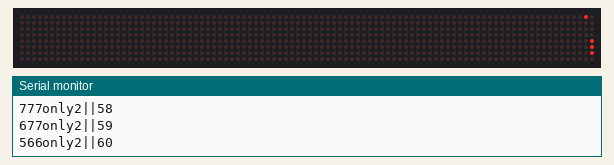
This sketch was run on a simulated Arduino Uno, built with avr-gcc and run on an emulated ATmega328P. On the bench: 96×8 LED matrix, the last lines printed to the serial monitor. Random numbers use the default seed unless the sketch sets one.

Above: at 6.27 s.
At 10.47 s:
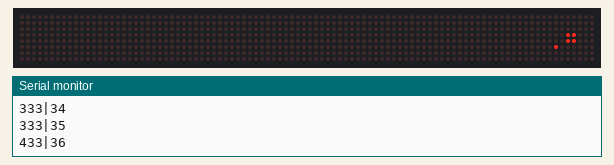
At 14.7 s:
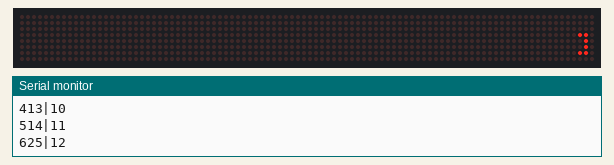
At 23.04 s:
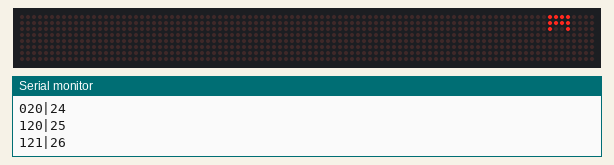
At 31.41 s:
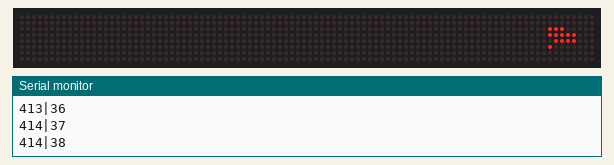
At 39.84 s:
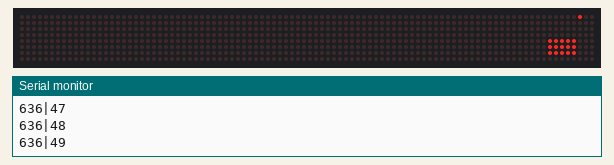

The sketch:

snake.ino
```cpp
#include <MD_MAX72xx.h>
#include <SPI.h>
#define DEBUG 1   // Enable or disable (default) debugging output

#if DEBUG
#define PRINT(s, v)   { Serial.print(F(s)); Serial.print(v); }      // Print a string followed by a value (decimal)
#define PRINTX(s, v)  { Serial.print(F(s)); Serial.print(v, HEX); } // Print a string followed by a value (hex)
#define PRINTB(s, v)  { Serial.print(F(s)); Serial.print(v, BIN); } // Print a string followed by a value (binary)
#define PRINTC(s, v)  { Serial.print(F(s)); Serial.print((char)v); }  // Print a string followed by a value (char)
#define PRINTS(s)     { Serial.print(F(s)); }                       // Print a string
#else
#define PRINT(s, v)   // Print a string followed by a value (decimal)
#define PRINTX(s, v)  // Print a string followed by a value (hex)
#define PRINTB(s, v)  // Print a string followed by a value (binary)
#define PRINTC(s, v)  // Print a string followed by a value (char)
#define PRINTS(s)     // Print a string
#endif

// --------------------
// MD_MAX72xx hardware definitions and object
// Define the number of devices we have in the chain and the hardware interface
// NOTE: These pin numbers will probably not work with your hardware and may
// need to be adapted
//
#define HARDWARE_TYPE MD_MAX72XX::PAROLA_HW
#define MAX_DEVICES 12
#define CLK_PIN   13  // or SCK
#define DATA_PIN  11  // or MOSI
#define CS_PIN    10  // or SS

MD_MAX72XX mx = MD_MAX72XX(HARDWARE_TYPE, CS_PIN, MAX_DEVICES);                      // SPI hardware interface
//MD_MAX72XX mx = MD_MAX72XX(HARDWARE_TYPE, DATA_PIN, CLK_PIN, CS_PIN, MAX_DEVICES); // Arbitrary pins

#define ANIMATION_DELAY 75  // milliseconds


int gamemap[8][8];
void resetMap() {
  for(int i=0;i<8;i++){
    for(int j=0;j<8;j++){
      gamemap[i][j] = 0;
    }
  }
}


//int dirlst[] = {{1,0},{0,1},{-1,0},{0,-1}};

int hamiltonian[8][8] = {{1 ,2 ,3 ,4 ,21,22,23,24},
                         {0 ,7 ,6 ,5 ,20,27,26,25},
                         {63,8 ,17,18,19,28,29,30},
                         {62,9 ,16,35,34,33,32,31},
                         {61,10,15,36,37,38,39,40},
                         {60,11,14,45,44,43,42,41},
                         {59,12,13,46,47,48,49,50},
                         {58,57,56,55,54,53,52,51}};
int flatten_hamiltonian[64][3];


void buildFlattenHamiltonian() {
  for(int i=0;i<8;i++)
    for(int j=0;j<8;j++)
    {
      flatten_hamiltonian[hamiltonian[i][j]][0] = i;
      flatten_hamiltonian[hamiltonian[i][j]][1] = j;
      flatten_hamiltonian[hamiltonian[i][j]][2] = 0;
    }
}

struct Snake {
    int pos_i;
    int pos_j;
    int pos_hamilt;
    struct Snake* next;
};

struct Snake memory[64];
int MEMORY_IDX;

void resetSnake() {
  for(int i=0;i<64;i++)
  {
    memory[i].next = nullptr;
    memory[i].pos_hamilt = -1;
    memory[i].pos_i = -1;
    memory[i].pos_j = -1;
  }
  MEMORY_IDX = -1;
}

struct Snake* createSnake() {
  if (MEMORY_IDX>=63)
    return nullptr;
  struct Snake* ret = memory + (++MEMORY_IDX);

  //make sure it's clean
  ret->next = nullptr;
  ret->pos_hamilt = -1;
  ret->pos_i = -1;
  ret->pos_j = -1;

  return ret;
}

struct Snake* head;
struct Snake* tail;
int food;
void drawSnake() {
  struct Snake* tmp = head;
  while(tmp != nullptr) {
    gamemap[tmp->pos_i][tmp->pos_j] = 1;
    tmp = tmp->next;
  }
}

void drawFood() {
  int food_i = flatten_hamiltonian[food][0];
  int food_j = flatten_hamiltonian[food][1];
  gamemap[food_i][food_j] = 1;
}


void updateBodiesPosition(struct Snake* start, int pos_i, int pos_j) {
  if(start == nullptr)
    return;
  int pos_before_i = start->pos_i;
  int pos_before_j = start->pos_j;
  flatten_hamiltonian[start->pos_hamilt][2] = 0;
  start->pos_i = pos_i;
  start->pos_j = pos_j;
  start->pos_hamilt = hamiltonian[pos_i][pos_j];
  flatten_hamiltonian[start->pos_hamilt][2] = 1;
  updateBodiesPosition(start->next, pos_before_i, pos_before_j);
}

int decideDirection() { // returns hamiltonian position
  int head_pos_hamilt = head->pos_hamilt;
  int hamiltonian_distance_to_food = food - head_pos_hamilt;
  if(head_pos_hamilt > food)
    hamiltonian_distance_to_food += 64;

  return 0;

}

void moveSnake(int di, int dj){
  int newpos_i = head->pos_i + di;
  int newpos_j = head->pos_j + dj;
  if(newpos_i >= 8) return;
  if(newpos_j >= 8) return;
  int new_hamilt_pos = hamiltonian[newpos_i][newpos_j];
  if (food == new_hamilt_pos)
  {
    struct Snake* newhead = createSnake();
    newhead->pos_hamilt = food;
    newhead->pos_i = newpos_i;
    newhead->pos_j = newpos_j;
    newhead->next = head;
    head = newhead;
    int foodbefore = food;
    do{
      food = random(64);
    }while(gamemap[flatten_hamiltonian[food][0]][flatten_hamiltonian[food][1]] == 1 || food == foodbefore);
    return;
  }
  updateBodiesPosition(head,head->pos_i+di,head->pos_j+dj);
}

void draw() {
  for(int i=0;i<8;i++)
    for(int j=0;j<8;j++) {
      if(gamemap[i][j])
        mx.setPoint(i,j,true);
    }
}


void resetMatrix(void)
{
  mx.control(MD_MAX72XX::INTENSITY, MAX_INTENSITY/2);
  mx.control(MD_MAX72XX::UPDATE, MD_MAX72XX::ON);
  mx.clear();
}


bool visited[64];
bool visitable(int i, int j) {
  if(i>=8 &&i<0)
    return false;
  if(j>=8 &&j<0)
    return false;
}

int shortestPath(int h_pos_p, int h_pos_q) {

}

int order = -1;

void updateSnake() {


  //follow hamiltonian (reverse order)
  int moveto_hamilt = head->pos_hamilt+order;
  if(moveto_hamilt<0)moveto_hamilt = 63;
  if(moveto_hamilt>63)moveto_hamilt = 0;
  int moveto_i = flatten_hamiltonian[moveto_hamilt][0];
  int moveto_j = flatten_hamiltonian[moveto_hamilt][1];
  int di = (moveto_i-head->pos_i);
  int dj = (moveto_j-head->pos_j);
  moveSnake(di,dj);
}

void transposeHamiltonian() {
  for(int i=0;i<8;i++)
    for(int j=0;j<8;j++)
    {
      int tmp = hamiltonian[i][j];
      hamiltonian[i][j] = hamiltonian[j][i];
      hamiltonian[j][i] = tmp;
    }
}

void setup()
{
  randomSeed(analogRead(0));
  resetMap();
  if(random(64)%2)
    transposeHamiltonian();
  if(random(64)%2)
    order = 1;
  buildFlattenHamiltonian();
  tail = createSnake();
  tail->pos_i = 0;
  tail->pos_j = 0;
  tail->pos_hamilt = hamiltonian[0][0];
  tail->next  = nullptr;
  head = createSnake();
  head->pos_i = 1;
  head->pos_j = 0;
  head->pos_hamilt = hamiltonian[1][0];
  head->next = tail;

  food = hamiltonian[4][0];
  mx.begin();
  resetMatrix();
  //prevTimeAnim = millis();
  #if DEBUG
  Serial.begin(57600);
  #endif
  //PRINTS("\n[MD_MAX72XX Pacman]");
}

void loop(void)
{

//  moveSnake(1,0);
  //follow hamiltonian (reverse order)


  #if DEBUG
  Serial.print(head->pos_i);
  Serial.print(tail->pos_i);
  Serial.print(head->next->pos_i);
  if(head->next->next == nullptr)
    Serial.print("only2|");
//  Serial.print(moveto_hamilt);
  Serial.print("|");
  Serial.print(head->pos_hamilt);
  Serial.println();
  #endif

  updateSnake();

  resetMap();
  drawSnake();
  drawFood();
//  resetMatrix();
  mx.clear();
  draw();
  delay(100);
  //for(int i=0;i<8;i++)
  //  for(int j=0;j<8;j++)
  //  {
  //    resetMatrix();
  //    mx.setPoint(i,j,true);
  //    mx.control(MD_MAX72XX::UPDATE, MD_MAX72XX::ON);
  //    delay(200);
  //  }
  //return;
  if(head==nullptr)
    setup();
}
```
